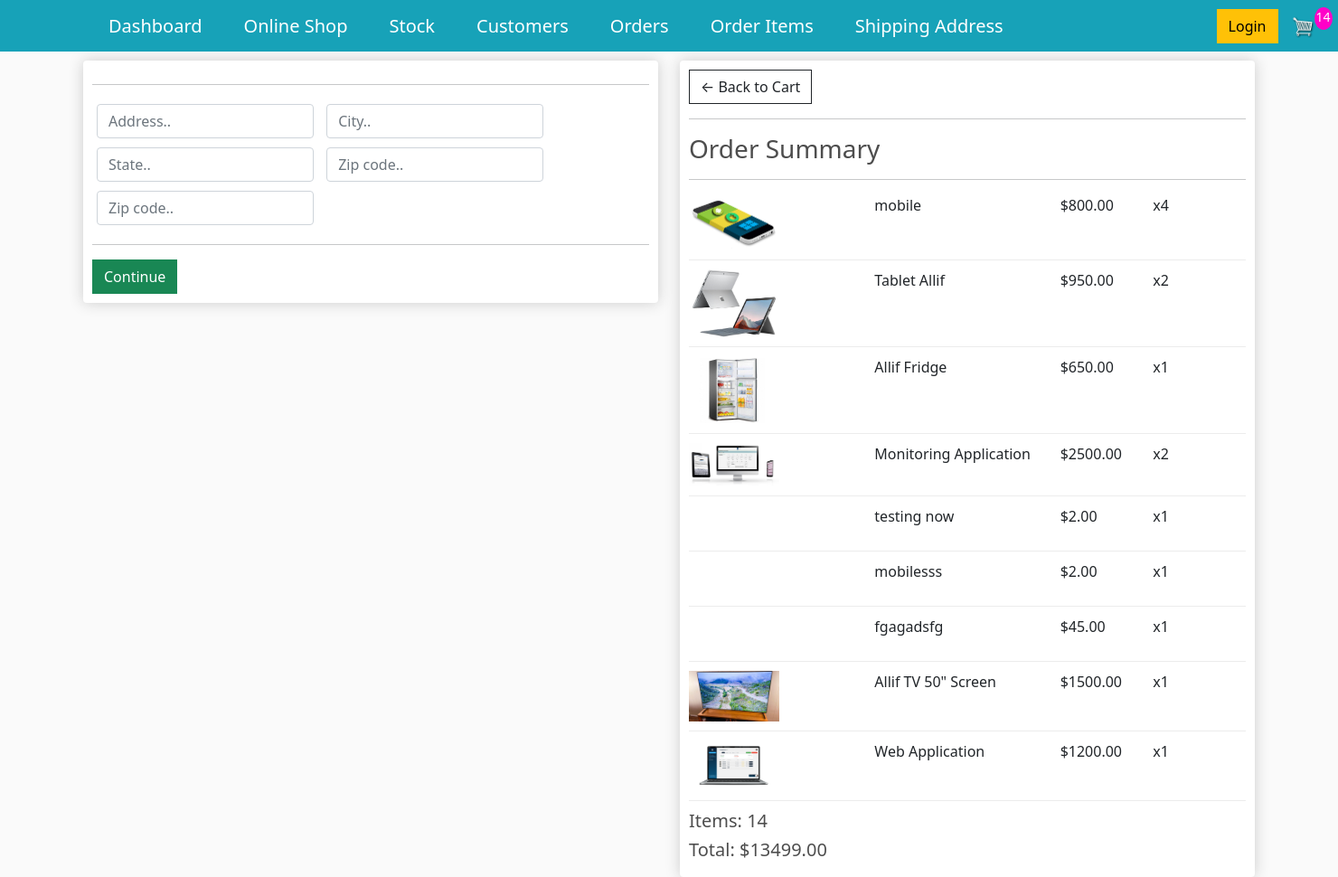
Screenshot of /checkout/ (signed in) with the database file from the repository.
### store/models.py (models this page shows, shortened)
class OrderItem(models.Model):
    product = models.ForeignKey(Product, on_delete=models.SET_NULL, null=True, blank=True)
    order = models.ForeignKey(Order, on_delete=models.SET_NULL, null=True,blank=True)
    quantity = models.IntegerField(default=0,null=True,blank=True)
    date_added = models.DateTimeField(auto_now_add=True)
    @property
    def get_total(self):
        total=self.product.price * self.quantity
        return total

class Product(models.Model):
    name = models.CharField(max_length=255, null=True)
    price=models.DecimalField(max_digits=7,decimal_places=2)
    digital = models.BooleanField(default=False,blank=True, null=True)#If the item is digital, we dont need to ship
    product_image=models.ImageField(null=True, blank=True)
    @property# this is property decorator that will enable us to access this as an attribute rather as a method
    def imageURL(self):
        try:
            url=self.product_image.url
        except:
            url = ''
        return url

class Order(models.Model):
    customer = models.ForeignKey(Customer, on_delete=models.SET_NULL, null=True,blank=True)#if customer is deleted, we dont want to delete the order but rather set the customer value to null
    date_ordered=models.DateTimeField(auto_now_add=True)
    complete=models.BooleanField(default=False, null=True, blank=False)
    transaction_id=models.CharField(max_length=100, null=True)
    @property
    def shipping(self):
        shipping=False
        orderitems=self.orderitem_set.all()
        for i in orderitems:
            if i.product.digital==False:
                shipping=True
        return shipping
    @property
    def get_cart_total(self):# sin
        orderitems = self.orderitem_set.all()
        total=sum([item.get_total for item in orderitems])
        return total
    @property # since now this is a property, we can access it in the template
    def get_cart_items(self):
        orderitems = self.orderitem_set.all()
        total=sum([item.quantity for item in orderitems])
        return total

### store/views.py (the view)
# urls.py: path('checkout/', views.checkout, name="checkout"),
def checkout(request):
    data=cartData(request)
    cartItems=data['cartItems']
    order=data['order']
    items=data['items']
    context={
        "items":items,
        "order":order,
        "cartItems":cartItems,
    }
    return render(request, 'store/checkout.html', context)

### store/utils.py (called while the page is built, shortened)
def cartData(request):
    if request.user.is_authenticated:
        customer=request.user.customer
        order, created=Order.objects.get_or_create(customer=customer, complete=False)
        items=order.orderitem_set.all()
        cartItems=order.get_cart_items
    return {'cartItems':cartItems,'order':order,'items':items}

### store/templates/store/checkout.html (shortened to what this page needs)
{% extends 'store/main.html' %}
{% load static %}
{% block content %}
<div class="row">
	<div class="col-lg-6">
		<div class="box-element" id="form-wrapper">
            <form id="form">
                <div id="shipping-info">
                    <hr>
						<div class="form-field">
							<input class="form-control" type="text" name="address" placeholder="Address..">
						</div>
						<div class="form-field">
							<input class="form-control" type="text" name="city" placeholder="City..">
						</div>
						<div class="form-field">
							<input class="form-control" type="text" name="state" placeholder="State..">
						</div>
						<div class="form-field">
							<input class="form-control" type="text" name="zipcode" placeholder="Zip code..">
						</div>
						<div class="form-field">
							<input class="form-control" type="text" name="country" placeholder="Zip code..">
						</div>
                </div>
                <hr>
                <input id="form-button" class="btn btn-success btn-block" type="submit" value="Continue">
            </form>
</div>
<br>
</div>
	<div class="col-lg-6">
		<div class="box-element">
            <a  class="btn btn-outline-dark" href="{% url 'cart' %}">&#x2190; Back to Cart</a>
	<hr>
	<h3>Order Summary</h3>
	<hr>
	{% for item in items %}
	<div class="cart-row">
		<div style="flex:2"><img class="row-image" src="{{item.product.imageURL}}"></div>
		<div style="flex:2"><p>{{item.product.name}}</p></div>
		<div style="flex:1"><p>${{item.product.price}}</p></div>
		<div style="flex:1"><p>x{{item.quantity}}</p></div>
	</div>
	{% endfor %}
	<h5>Items:   {{order.get_cart_items}}</h5>
	<h5>Total:   ${{order.get_cart_total|floatformat:2}}</h5>
		</div>
	</div>
</div>
{% endblock content %}

### store/static/css/main.css (style rules this page uses)
body { background-color: hsl(0, 0%, 98%); }
h1,h2,h3,h4,h5,h6 { color:hsl(0, 0%, 30%); }
.box-element { box-shadow:hsl(0, 0%, 80%) 0 0 16px; background-color: #fff; border-radius: 4px; padding: 10px; }
.col-lg-4, .col-lg-6, .col-lg-8, .col-lg-12 { margin-top: 10px; }
.btn { border-radius: 0; }
.row-image { width: 100px; }
.form-field { width:250px; display: inline-block; padding: 5px; }
.cart-row { display: flex; align-items: flex-stretch; padding-bottom: 10px; margin-bottom: 10px; border-bottom: 1px solid #ececec; }

### rows the page displays
OrderItem: product.imageURL (picture), product.name "mobile", product.price "800.00", quantity "4"
OrderItem: product.imageURL (picture), product.name "Tablet Allif", product.price "950.00", quantity "2"
OrderItem: product.imageURL (picture), product.name "Allif Fridge", product.price "650.00", quantity "1"
OrderItem: product.imageURL (picture), product.name "Monitoring Application", product.price "2500.00", quantity "2"
OrderItem: product.name "testing now", product.price "2.00", quantity "1"
OrderItem: product.name "mobilesss", product.price "2.00", quantity "1"
OrderItem: product.name "fgagadsfg", product.price "45.00", quantity "1"
OrderItem: product.imageURL (picture), product.name "Allif TV 50\" Screen", product.price "1500.00", quantity "1"
OrderItem: product.imageURL (picture), product.name "Web Application", product.price "1200.00", quantity "1"
Order: get_cart_items "14", get_cart_total "13499.00"

### other values shown
{{ cartItems }} "14"
